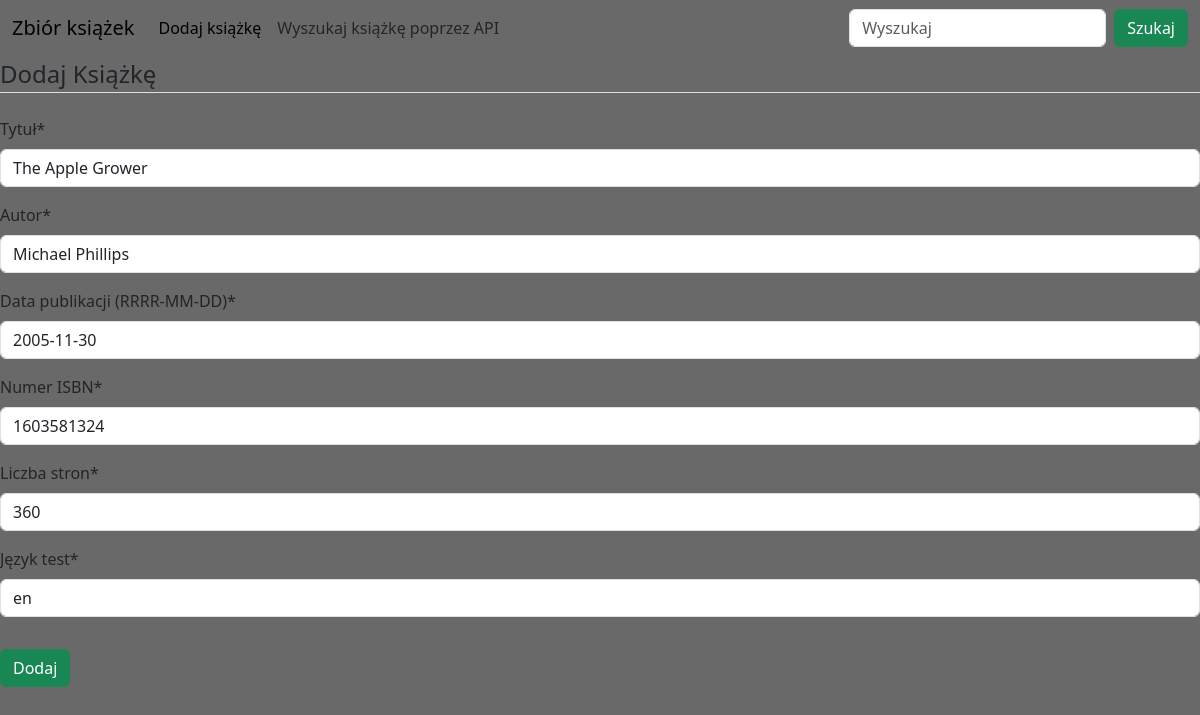
The page /book/15/update/ on the database its author committed.
### book/models.py (models this page shows, shortened)
class Book(models.Model):
    title = models.CharField(max_length=50, verbose_name="Tytuł")
    author = models.CharField(max_length=50, verbose_name="Autor")
    pub_date = models.DateField(verbose_name="Data publikacji (RRRR-MM-DD)")
    isbn = models.IntegerField(verbose_name="Numer ISBN")
    pages = models.PositiveIntegerField(verbose_name="Liczba stron")
    language = models.CharField(max_length=10, verbose_name="Język test")

### book/views.py (the view, shortened to what this page needs)
# urls.py: path('book/<int:pk>/update/', BookUpdateView.as_view(), name='book-update'),
class BookUpdateView(UpdateView):
    model = Book
    fields = '__all__'

### book/templates/book/book_form.html (shortened to what this page needs)
{% extends "book/base.html" %}
{% load crispy_forms_tags %}
{% block content %}
<div class="form-group">
    <form method="POST">
        <fieldset class="mb-3">
            <legend class="border-bottom mb-4">Dodaj Książkę</legend>
            {{ form|crispy }}
        </fieldset>
            <button class="btn btn-success" type="submit">Dodaj</button>
    </form>
</div>
{% endblock content %}

### rows shown on the page
Book: title "The Apple Grower", author "Michael Phillips", pub_date "2005-11-30", isbn "1603581324", pages "360", language "en"
